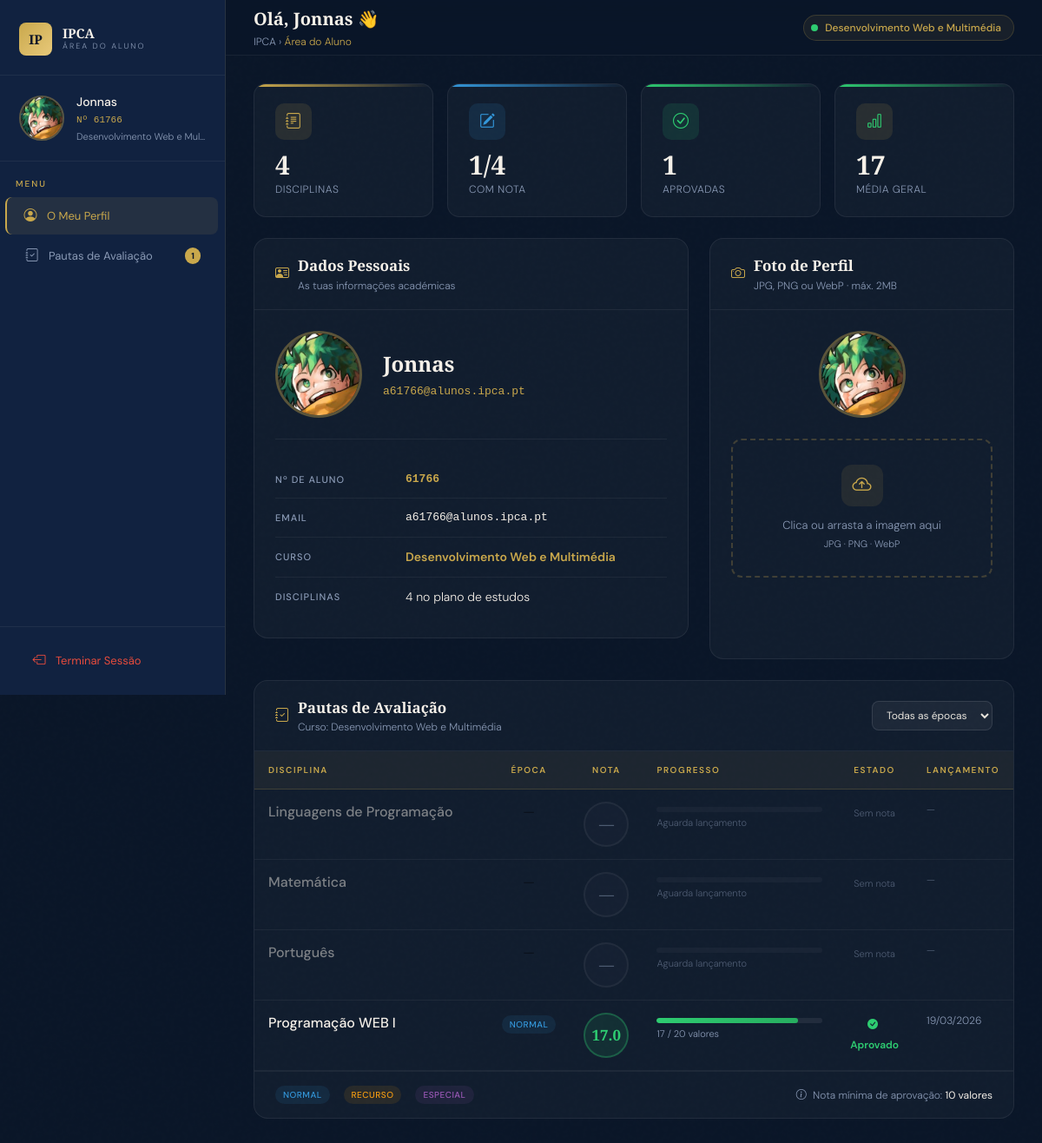
Before: /dashboard_aluno.php (signed in) with the older database file.
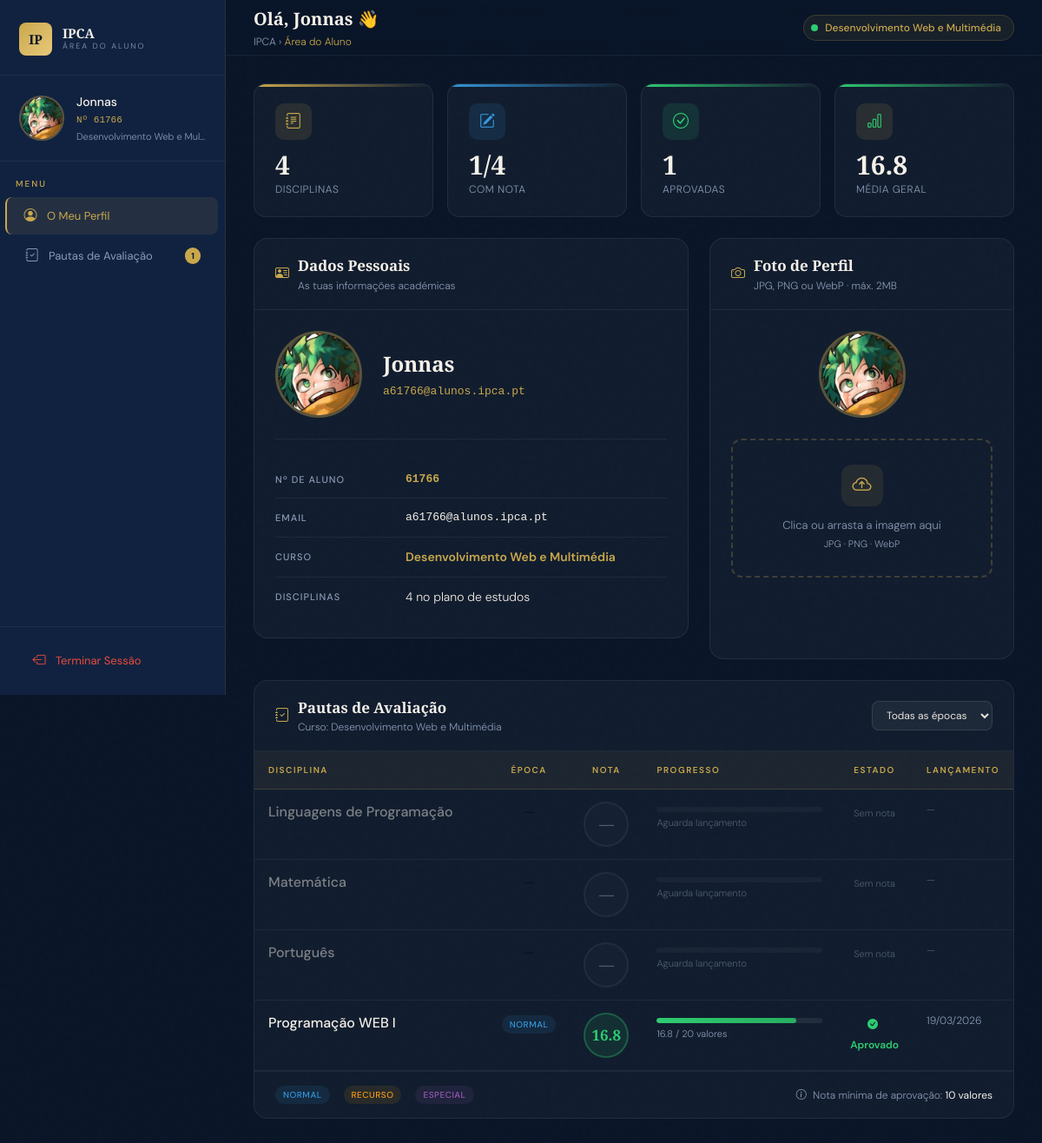
After: the same page with the newer database file.
### tables this page shows
CREATE TABLE `pautas` (
  `id` int(11) NOT NULL,
  `aluno_id` int(11) NOT NULL,
  `disciplina_id` int(11) NOT NULL,
  `nota` decimal(4,1) DEFAULT NULL,
  `epoca` enum('normal','recurso','especial') DEFAULT 'normal',
  `data_lancamento` datetime DEFAULT NULL
);

CREATE TABLE `disciplinas` (
  `ID` int(11) NOT NULL,
  `Nome_disc` text NOT NULL
);

### dashboard_aluno.php (the view, shortened to what the changed rows need)
<?php
include "db.php";
$aluno_id = (int)$_SESSION['aluno_id'];
$stmt = $conn->prepare("
    SELECT a.*, c.Nome AS nome_curso
    FROM alunos a
    LEFT JOIN cursos c ON a.curso_id = c.ID
    WHERE a.id = ?
");
$stmt->execute([$aluno_id]);
$aluno = $stmt->fetch();
$stmt_disc = $conn->prepare("
    SELECT d.ID, d.Nome_disc
    FROM plano_estudos pe
    JOIN disciplinas d ON pe.DISCIPLINA = d.ID
    WHERE pe.CURSOS = ?
    ORDER BY d.Nome_disc ASC
");
$stmt_disc->execute([$aluno['curso_id']]);
$disciplinas = $stmt_disc->fetchAll();
$stmt_pautas = $conn->prepare("
    SELECT p.disciplina_id, p.nota, p.epoca, p.data_lancamento,
           d.Nome_disc
    FROM pautas p
    JOIN disciplinas d ON p.disciplina_id = d.ID
    WHERE p.aluno_id = ?
    ORDER BY d.Nome_disc ASC, p.epoca ASC
");
$stmt_pautas->execute([$aluno_id]);
$pautas_raw = $stmt_pautas->fetchAll();
$pautas = [];
foreach ($pautas_raw as $p) {
    $pautas[$p['disciplina_id']][$p['epoca']] = $p;
}
$soma_notas     = 0;
$count_notas    = 0;
foreach ($disciplinas as $d) {
    $id = $d['ID'];
    $melhor = null;
    foreach (['normal','recurso','especial'] as $ep) {
        if (isset($pautas[$id][$ep]) && $pautas[$id][$ep]['nota'] !== null) {
            $n = (float)$pautas[$id][$ep]['nota'];
            if ($melhor === null || $n > $melhor) $melhor = $n;
        }
    }
    if ($melhor !== null) {
        $soma_notas += $melhor;
        $count_notas++;
    }
}
$media = $count_notas > 0 ? round($soma_notas / $count_notas, 1) : null;
$epoca_labels = ['normal' => 'Normal', 'recurso' => 'Recurso', 'especial' => 'Especial'];
?>
<!DOCTYPE html>
<html lang="pt-PT">
<head>
<link href="https://cdn.jsdelivr.net/npm/bootstrap@5.3.3/dist/css/bootstrap.min.css" rel="stylesheet">
<link href="https://cdn.jsdelivr.net/npm/bootstrap-icons@1.11.3/font/bootstrap-icons.min.css" rel="stylesheet">
</head>
<body>
<div class="main-wrap">
  <div class="page-content">
    <div class="row g-3 mb-4 fade-in">
      <div class="col-6 col-md-3">
        <div class="stat-card" style="--card-color:<?php echo $media !== null ? ($media >= 10 ? '#2ecc71' : '#e74c3c') : '#8a9ab5'; ?>">
          <div class="stat-icon"><i class="bi bi-bar-chart"></i></div>
          <div class="stat-value"><?php echo $media !== null ? $media : '—'; ?></div>
          <div class="stat-label">Média Geral</div>
        </div>
      </div>
    </div>
    <div id="sectionPautas" class="fade-in">
      <div class="section-card">
        <?php if (empty($disciplinas)): ?>
        <div class="section-card-body text-center py-5" style="color:var(--muted);">
          <i class="bi bi-journal" style="font-size:40px;display:block;margin-bottom:12px;opacity:0.3;"></i>
          Não estás inscrito em nenhum curso.
        </div>
        <?php else: ?>
        <div class="table-responsive">
          <table class="table-pautas table" id="tablePautas">
            <thead>
              <tr>
                <th style="width:36%">Disciplina</th>
                <th class="text-center">Época</th>
                <th class="text-center">Nota</th>
                <th style="width:30%">Progresso</th>
                <th class="text-center">Estado</th>
                <th>Lançamento</th>
              </tr>
            </thead>
            <tbody>
              <?php foreach ($disciplinas as $disc):
                $disc_id = $disc['ID'];
                $epocas_com_nota = $pautas[$disc_id] ?? [];
                $melhor_nota = null;
                $melhor_epoca = null;
                foreach (['normal','recurso','especial'] as $ep) {
                  if (isset($epocas_com_nota[$ep]) && $epocas_com_nota[$ep]['nota'] !== null) {
                    $n = (float)$epocas_com_nota[$ep]['nota'];
                    if ($melhor_nota === null || $n > $melhor_nota) {
                      $melhor_nota  = $n;
                      $melhor_epoca = $ep;
                    }
                  }
                }
                if (empty($epocas_com_nota)):
              ?>
              <tr class="no-nota-row" data-epoca="sem">
                <td>
                  <div style="font-weight:500;color:var(--text);"><?php echo htmlspecialchars($disc['Nome_disc']); ?></div>
                </td>
                <td class="text-center">—</td>
                <td class="text-center">
                  <div class="nota-badge nota-sem">—</div>
                </td>
                <td>
                  <div class="nota-bar-wrap"><div class="nota-bar" style="width:0%"></div></div>
                  <div style="font-size:11px;color:var(--muted);margin-top:4px;">Aguarda lançamento</div>
                </td>
                <td class="text-center">
                  <span style="font-size:11px;color:var(--muted);">Sem nota</span>
                </td>
                <td style="font-size:12px;color:var(--muted);">—</td>
              </tr>
              <?php else:
                foreach ($epocas_com_nota as $ep => $pauta):
                  $nota = $pauta['nota'] !== null ? (float)$pauta['nota'] : null;
                  $is_aprovado = $nota !== null && $nota >= 10;
                  $pct = $nota !== null ? round(($nota / 20) * 100) : 0;
                  $is_melhor = ($ep === $melhor_epoca);
              ?>
              <tr data-epoca="<?php echo $ep; ?>" <?php echo !$is_melhor ? 'style="opacity:0.65"' : ''; ?>>
                <td>
                  <div style="font-weight:500;color:<?php echo $is_melhor ? 'var(--cream)' : 'var(--text)'; ?>;">
                    <?php echo htmlspecialchars($disc['Nome_disc']); ?>
                  </div>
                </td>
                <td class="text-center">
                  <span class="epoca-tag epoca-<?php echo $ep; ?>"><?php echo $epoca_labels[$ep]; ?></span>
                </td>
                <td class="text-center">
                  <?php if ($nota !== null): ?>
                  <div class="nota-badge <?php echo $is_aprovado ? 'nota-aprovado' : 'nota-reprovado'; ?>">
                    <?php echo number_format($nota, 1); ?>
                  </div>
                  <?php else: ?>
                  <div class="nota-badge nota-sem">—</div>
                  <?php endif; ?>
                </td>
                <td>
                  <?php if ($nota !== null): ?>
                  <div class="nota-bar-wrap">
                    <div class="nota-bar <?php echo $is_aprovado ? 'aprovado' : 'reprovado'; ?>"
                         style="width:<?php echo $pct; ?>%"></div>
                  </div>
                  <div style="font-size:11px;color:var(--muted);margin-top:4px;">
                    <?php echo $nota; ?> / 20 valores
                  </div>
                  <?php else: ?>
                  <div style="font-size:11px;color:var(--muted);">Aguarda lançamento</div>
                  <?php endif; ?>
                </td>
                <td class="text-center">
                  <?php if ($nota !== null): ?>
                  <span style="font-size:12px;font-weight:600;color:<?php echo $is_aprovado ? '#2ecc71' : '#e74c3c'; ?>">
                    <i class="bi bi-<?php echo $is_aprovado ? 'check-circle-fill' : 'x-circle-fill'; ?> me-1"></i>
                    <?php echo $is_aprovado ? 'Aprovado' : 'Reprovado'; ?>
                  </span>
                  <?php else: ?>
                  <span style="font-size:11px;color:var(--muted);">—</span>
                  <?php endif; ?>
                </td>
                <td style="font-size:12px;color:var(--muted);white-space:nowrap;">
                  <?php echo !empty($pauta['data_lancamento'])
                    ? date('d/m/Y', strtotime($pauta['data_lancamento']))
                    : '—'; ?>
                </td>
              </tr>
              <?php endforeach; ?>
              <?php endif; ?>
              <?php endforeach; ?>
            </tbody>
          </table>
        </div>
        <?php endif; ?>
      </div>
    </div>
  </div>
</div>
</body>
</html>

Changed rows visible on the page:
changed pautas "Programação WEB I": nota "17.0" → "16.8"; nota "17" → "16.8"
Other visible differences:
$media: "17" → "16.8"
